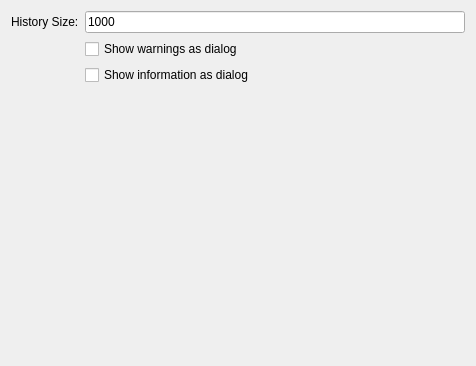
<?xml version="1.0" encoding="UTF-8"?>
<ui version="4.0">
 <class>CommandLine</class>
 <widget class="QWidget" name="CommandLine">
  <property name="geometry">
   <rect>
    <x>0</x>
    <y>0</y>
    <width>476</width>
    <height>366</height>
   </rect>
  </property>
  <layout class="QFormLayout" name="formLayout">
   <item row="0" column="0">
    <widget class="QLabel" name="label">
     <property name="text">
      <string>History Size:</string>
     </property>
    </widget>
   </item>
   <item row="0" column="1">
    <widget class="QLineEdit" name="HistorySize">
     <property name="text">
      <string notr="true">1000</string>
     </property>
    </widget>
   </item>
   <item row="1" column="1">
    <widget class="QCheckBox" name="WarningsAsDialog">
     <property name="text">
      <string>Show warnings as dialog</string>
     </property>
    </widget>
   </item>
   <item row="2" column="1">
    <widget class="QCheckBox" name="InfoAsDialog">
     <property name="text">
      <string>Show information as dialog</string>
     </property>
    </widget>
   </item>
  </layout>
 </widget>
 <resources/>
 <connections/>
</ui>
